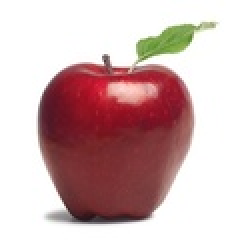
#> input picture kmc_files/fruits/apples (10).jpg, 119 x 120 px, shrunk from 345 x 348 before the run (shown 2 times larger); its folder holds 4 pictures in this run
$ python main_new.py
#> lines starting #> are read from the running program, lines starting #| are printed output that depends on the picture
### kmc_files/RGB_sort.py
import os
from PIL import Image
import numpy as np
import pandas as pd
import matplotlib.pyplot as plt


# Step 1: Function to Extract RGB Dominance from Images
def get_rgb_dominance(image_directory):
    # Initialize empty lists to store the RGB dominance of each image
    image_name = []
    red_dominance = []
    green_dominance = []
    blue_dominance = []

    # Loop through each file in the given directory
    for filename in os.listdir(image_directory):
        file_path = os.path.join(image_directory, filename)
        # Open the image using PIL
        with Image.open(file_path) as img:
            # Convert image to RGB mode if not already in that mode
            img = img.convert('RGB')

            # Convert the image into a NumPy array
            img_array = np.array(img)

            # Calculate the average RGB values across all pixels
            avg_red = np.mean(img_array[:, :, 0])
            avg_green = np.mean(img_array[:, :, 1])
            avg_blue = np.mean(img_array[:, :, 2])

            # Append the average RGB values to the respective lists
            red_dominance.append(avg_red)
            green_dominance.append(avg_green)
            blue_dominance.append(avg_blue)
            image_name.append(filename)

    # Create a DataFrame to store the results
    df = pd.DataFrame({
        'Image Name': image_name,
        'Red': red_dominance,
        'Green': green_dominance,
        'Blue': blue_dominance
    })

    return df


# Extract RGB Dominance from Images in Directory
image_directory_1 = "fruits"  # Replace with your image directory path
rgb_df = get_rgb_dominance(image_directory_1)
#> in get_rgb_dominance, img is the input picture: PIL image 119x120 RGB; mean R, G, B 207.8, 179.5, 179.6
#> in get_rgb_dominance, `avg_red = np.mean(img_array[:, :, 0])`: avg_red = 207.8
#> in get_rgb_dominance, `avg_green = np.mean(img_array[:, :, 1])`: avg_green = 179.5
#> in get_rgb_dominance, `avg_blue = np.mean(img_array[:, :, 2])`: avg_blue = 179.6

# Display the DataFrame as a table
print("\nRGB Values of Images:")
print(rgb_df)

# Step 3: Plot RGB Dominance in 3D Space
fig = plt.figure(figsize=(12, 8))
ax = fig.add_subplot(111, projection='3d')

# Extract R, G, B values and image names
red_values = rgb_df['Red']
green_values = rgb_df['Green']
blue_values = rgb_df['Blue']
image_names = rgb_df['Image Name']

# Scatter plot for RGB values
scatter = ax.scatter(red_values, green_values, blue_values,
                     c=np.array([red_values, green_values, blue_values]).T / 255.0,
                     s=100, edgecolors='k')

# Add labels to each point

# for i, name in enumerate(image_names):
# ax.text(red_values[i], green_values[i], blue_values[i], name, fontsize=8)

# Set plot labels
ax.set_title('3D Visualization of RGB Dominance')
ax.set_xlabel('Red Dominance')
ax.set_ylabel('Green Dominance')
ax.set_zlabel('Blue Dominance')

# Display the plot
plt.show()
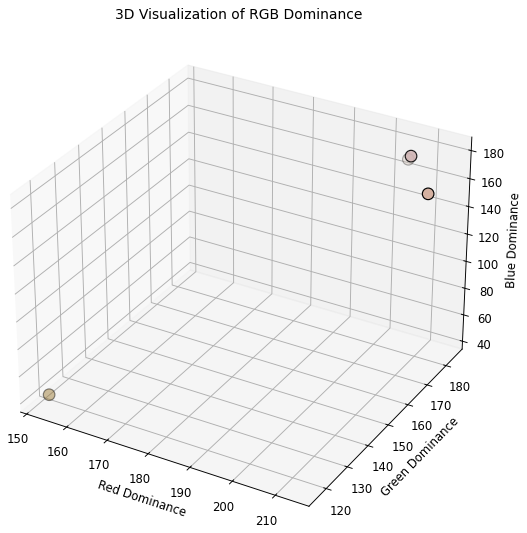
#> figure drawn by matplotlib, 1 panel

### kmc_files/kmc_alg.py
import numpy as np  # to store all the data
import random  # to initiate 3 random starting points


# [10 lines left out: function three_random_coords, not called in this run]


def k_means_ready(dataset, k=3):
    """Initialize centroids using a basic k-means++ approach."""
    # Randomly choose the first centroid
    centroids = [dataset.iloc[random.randint(0, len(dataset) - 1)][['Red', 'Green', 'Blue']].tolist()]

    # Choose the remaining centroids
    for _ in range(1, k):
        distances = []
        for i in range(len(dataset)):
            row = dataset.iloc[i][['Red', 'Green', 'Blue']].tolist()
            min_distance = min([np.linalg.norm(np.array(row) - np.array(c)) for c in centroids])
            distances.append(min_distance ** 2)
        # Select the next centroid with probability proportional to distance squared
        probabilities = np.array(distances) / sum(distances)
        next_centroid_index = np.random.choice(len(dataset), p=probabilities)
        centroids.append(dataset.iloc[next_centroid_index][['Red', 'Green', 'Blue']].tolist())

    return centroids


def calculate_distance(row, reference_point):
    """
    Calculate Euclidean distance between a dataset row and a reference point.
    :param row: a row from the dataset containing RGB values.
    :param reference_point: a list of RGB values to calculate distance from.
    :return: the Euclidean distance between the two points.
    """
    return np.sqrt((row['Red'] - reference_point[0]) ** 2 +
                   (row['Green'] - reference_point[1]) ** 2 +
                   (row['Blue'] - reference_point[2]) ** 2)


def split_and_update_clusters(dataset, centroids):
    """
    assign points to the nearest centroid and update centroids iteratively until convergence.
    :param dataset: the dataset containing the RGB values.
    :param centroids: the current centroids.
    :return: A tuple containing the updated clusters and distances.
    """

    distance_arr = []  # array that will hold all the distances between each point in the cluster and its centroid
    while True:
        clusters = []

        # Assign each point to the nearest centroid
        for i in range(len(dataset)):
            distances = [calculate_distance(dataset.iloc[i], centroid) for centroid in centroids]
            cluster_index = np.argmin(distances)
            clusters.append(cluster_index)
            distance_arr.append(distances[cluster_index])

        # Convert clusters list to a NumPy array
        clusters = np.array(clusters)

        # Calculate new centroids
        new_centroids = []
        for i in range(3):
            new_centroid = calculate_means(dataset, clusters, i)
            new_centroids.append(new_centroid)

        # Check for convergence (i.e., centroids do not change)
        if np.allclose(centroids, new_centroids, atol=1e-4):
            break

        centroids = new_centroids

    return [clusters, distance_arr]


def calculate_means(dataset, cluster, k):
    """
    Calculate the mean RGB values for a given cluster.
    :param dataset: the dataset of NameRGB.
    :param cluster: an array containing the cluster assignments.
    :param k: the cluster index.
    :return: a new point which is the mean of the cluster based on the RGB values of each point.
    """
    cluster_points = dataset[cluster == k]

    mean_red = cluster_points['Red'].mean()
    mean_green = cluster_points['Green'].mean()
    mean_blue = cluster_points['Blue'].mean()

    return [mean_red, mean_green, mean_blue]


def k_means(rgb_mat):
    """
    the main function that we call to run the KMC algorithm
    :param rgb_mat: the usual matrix
    :return: the absolute best clusters in terms of MSE in a specified number of KMC runs
    """
    best_clusters = None
    mse_min = float('inf')  # start from infinity and obviously it'll update to a finite amount

    # run K-means multiple times to find the best clustering
    for i in range(300):  # TODO: why range 10? why not range 100?
        mse = 0
        # Initialize centroids
        centroids = k_means_ready(rgb_mat)
        # Perform clustering and update centroids
        clusters, distance_arr = split_and_update_clusters(rgb_mat, centroids)

        # Calculate the total variance
        for distance in distance_arr:
            mse += distance ** 2

        # Check if the current run has the lowest variance
        if mse < mse_min:
            mse_min = mse
            best_clusters = clusters

    return best_clusters

### kmc_files/main_new.py
import matplotlib.pyplot as plt
from RGB_sort import get_rgb_dominance
from kmc_alg import k_means
image_directory_1 = "fruits"
rgb_df = get_rgb_dominance(image_directory_1)

# Specify the number of clusters
num_clusters = 3

# Prepare the data for clustering (only RGB columns)
# kmeans = KMeans(n_clusters=num_clusters, n_init=10)
rgb_df['Cluster'] = k_means(rgb_df)

# Display the DataFrame with the cluster information
print("\nRGB Values of Images with Clusters:")
print(rgb_df)

# Step 4: Plot RGB Dominance in 3D Space with Clusters
fig = plt.figure(figsize=(12, 8))
ax = fig.add_subplot(111, projection='3d')

# Extract R, G, B values, cluster labels, and image names
red_values = rgb_df['Red']
green_values = rgb_df['Green']
blue_values = rgb_df['Blue']
clusters = rgb_df['Cluster']
image_names = rgb_df['Image Name']

# Use different colors for each cluster
colors = plt.cm.get_cmap("viridis", num_clusters)

# Scatter plot with clusters
scatter = ax.scatter(red_values, green_values, blue_values,
                     c=clusters, cmap=colors, s=100, edgecolors='k')

# Set plot labels
ax.set_title('3D Visualization of RGB Dominance with K-means Clusters')
ax.set_xlabel('Red Dominance')
ax.set_ylabel('Green Dominance')
ax.set_zlabel('Blue Dominance')

# Display the color bar for clusters
plt.colorbar(scatter, ax=ax, label='Cluster')

# Show the plot
plt.show()
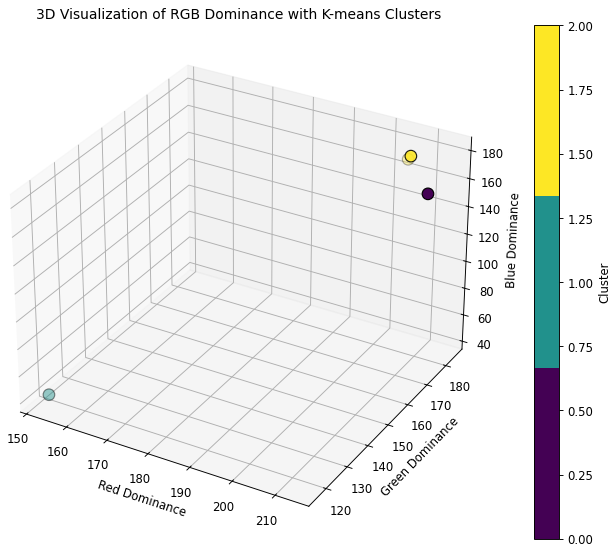
#> figure drawn by matplotlib, 2 panels
